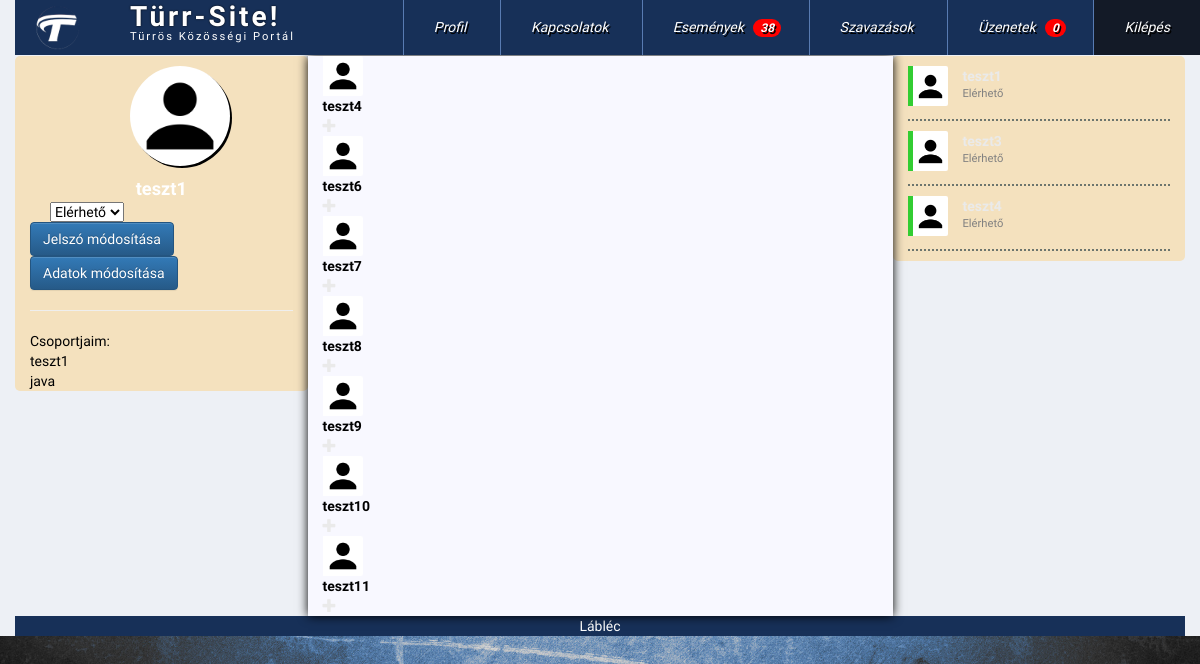
/index.php?pg=home&func=users/users_connections (signed in), run on the app's committed database.
### tables this page shows
CREATE TABLE `users` (
  `ID` int(11) NOT NULL,
  `fullname` varchar(100) NOT NULL,
  `email` varchar(100) NOT NULL,
  `password` varchar(40) NOT NULL,
  `reg` datetime NOT NULL,
  `last` datetime NOT NULL,
  `avatar` varchar(50) NOT NULL,
  `status` tinyint(1) NOT NULL,
  `omID` int(11) NOT NULL,
  `gender` varchar(10) NOT NULL
);

CREATE TABLE `groups` (
  `ID` int(11) NOT NULL,
  `groupname` varchar(100) NOT NULL,
  `groupdate` datetime NOT NULL,
  `ownerID` int(11) NOT NULL,
  `userID` text NOT NULL
);

### data.php (called while the page is built, shortened)
<?php
	$dbhost = 'localhost';
	$dbname = 'turrsite';
	$dbuser = '214b';
	$dbpass = '12345678';
	$basic = "avatar/basic.png";
?>

### database.php (the view, shortened to what this page needs)
<?php
    class db{
        protected $connection;
        public $queryresult;
        public $querycount = 0;
        public function __construct($dbhost, $dbuser, $dbpass, $dbname) {
            $this->connection = new mysqli($dbhost, $dbuser, $dbpass, $dbname);
            $this->connection->set_charset('utf8');
        }
        public function query($sql){
            if($this->queryresult = $this->connection->query($sql))
            {
                $this->querycount++;
            } else
            {
                die('<div class="alert alert-danger">
                    Hiba az adatbázis lekérdezés során!' . $this->connection->error.'</div>
                    <div class="alert alert-warning">'.$sql.'</div>');
            }
            return $this->queryresult;
        }
        public function fetchAll(){
            $r = array();
            while($row = $this->queryresult->fetch_assoc())
            {
                $r[] = $row;
            }
            return $r;
        }
        public function numRows(){
            return $this->queryresult->num_rows;
        }
        public function usersConnectionList($what, $p){
            if(!empty($p))
            {
                $actions=explode('|', $p);
            }
            echo '<div class="usersConnectionList">';
            foreach($what as $value){
                if($value['avatar'] == ""){
                    $avatar = $GLOBALS['basic'];
                  } else {
                    $avatar = $value['avatar'];
                  }
                echo '<div class="subUsersConnectionList">
                <div class="userlistavatar" style="background-image:url('.$avatar.')"></div>
                <div class="userlistname">'.$value['fullname'].'</div>
                ';
                if(!empty($actions)){
                    if(in_array('a', $actions)){
                        echo '<a href="?pg=events_friendrequest&friendID='.$value['ID'].'&p='.$GLOBALS['page'].'" > <div class="userlistActions glyphicon glyphicon-plus"></div></a>';
                    }
                }
                echo '</div>';
            }
            echo '</div>';
        }
    }
?>

### users/users_personalisation.php
<?php
$db->query("SELECT avatar, fullname FROM users WHERE ID=".$_SESSION['uid']);
$res = $db->fetchAll();
if($res[0]['avatar'] == ""){
    $avatar = $basic;
} else $avatar = $res[0]['avatar'];
echo '<div class="useravatar" style="background-image:url('.$avatar.')"></div>
<div class="username">'.$res[0]['fullname'].'</div>
<select class="statusUpdate" name="statusSelect">
    <option value="1">Elérhető</option>
    <option value="2">Elfoglalt</option>
    <option value="0">Rejtett</option>
</select><br>
<a href="?pg=home&func=users/users_passmod" class="btn btn-primary">Jelszó módosítása</a><br>
<a href="?pg=home&func=users/users_profile" class="btn btn-primary">Adatok módosítása</a><br>
<hr>';
?>

### users/users_groups.php
<?php
echo '
<span>Csoportjaim:</span>
<div class="usersgroup">';
    $db->query("SELECT * FROM groups");
    if($db->numRows() == 0){
        echo 'Nincs egy csoport sem!';
    } else {
        $csopibanvan = false;
        $str = '';
        $uid = $_SESSION['uid'];
        foreach($db->queryresult as $value){
            $IDs = explode(';', $value['userID']);
            for($i = 0; $i < sizeof($IDs); $i++){
                if(intval($IDs[$i]) == $uid){
                    $str .= '<div class="groups">' . $value['groupname'] . '</div>';
                    $csopibanvan = true;
                    break;
                }
            }
        }
        if($csopibanvan){
            echo $str;
        } else echo 'Nem vagy benne egy csoportban sem!';
    }
echo '</div>
';
?>

### users/users_list.php (shortened to what this page needs)
<?php
  if(is_file("../data.php")){
    @require_once("../data.php");
    @require_once("../functions.php");
    @require_once("../database.php");
  } else {
    @require_once("data.php");
    @require_once("functions.php");
    @require_once("database.php");
  }
  @$db = new db($dbhost, $dbuser, $dbpass, $dbname);
  $db->query("SELECT ID, fullname, avatar, status FROM users WHERE status <> 0 ORDER BY last DESC LIMIT 0, 30");
  foreach($db->queryresult as $value){
    $class = "";
    $msg = "";
    switch($value['status']){
      case 1: $class = "userlist_available"; $msg = "Elérhető";
      break;
    }
    if($class != ""){
      if($value['avatar'] == ""){
        $avatar = $basic;
      } else {
        $avatar = $value['avatar'];
      }
      echo '
      <div class="subuserlist ">
        <div class="userlistavatar col-xs-2 '.$class.'" style="background-image:url('.$avatar.')"></div>
        <div class="col-xs-10">
        <div class="userlistname "><a href="?pg=home&func=messages/newmessage&id='.$value['ID'].'">'.$value['fullname'].'</a></div>
        <div class="userlistmsg">'.$msg.'</div>
      </div>
      </div>
      ';
    }
  }
?>

### css/turrchat.css (style rules this page uses)
.subuserlist { height: 55px; width: 100%; display: block; margin-bottom: 10px; border-bottom:2px dotted #6c756e; }
.userlist_available { border-left: 5px limegreen solid; }
.userlistavatar { height: 40px; width: 40px; background: #fff; background-position: center center; background-repeat: no-repeat; background-size: contain; border-radius: 5%; border-top-left-radius: 0; border-bottom-left-radius: 0; }
.userlistmsg { font-size: 80%; color: gray; }
.userlistname { font-weight: bold; }
.useravatar { width: 200px; height: 200px; border-radius: 50%; background: #fff; background-position: center center; background-repeat: no-repeat; background-size: contain; box-shadow: 2px 2px black; }
.username { color:#fff; font-weight: bold; font-size: 130%; width: 100%; text-align: center; }

### css/regist.css (style rules this page uses)
body { font-family: 'Mukta', sans-serif; height:100vh; min-height:550px; background-image: url("../img/hatter1.jpg"); background-repeat: no-repeat; background-size:cover; background-position:center; position:relative; }
a { text-decoration:none; color:#444444; }
a { text-decoration:none; color:#eaeaea; }

### css/turrsite.css (style rules this page uses)
body { background-image: url("../img/hatter1.jpg"); background-attachment: fixed; background-repeat: no-repeat; background-size:cover; background-position:center; position:relative; color: black; }
.useravatar { max-width: 100px; max-height: 100px; margin: 10px; margin-left: 100px; }
.statusUpdate { margin-right: 20px; margin-left: 20px; }

### data on the page
users: fullname "teszt1", status "Elérhető"
groups: groupname "teszt1"
groups: groupname "java"
users: fullname "teszt4", status "Elérhető"
users: fullname "teszt6"
users: fullname "teszt7"
users: fullname "teszt8"
users: fullname "teszt9"
users: fullname "teszt10"
users: fullname "teszt11"
users: status "Elérhető"

### other printed values
$pagename "Türr-Site!"
$title "Türrös Közösségi Portál"
$messagecount "0"
